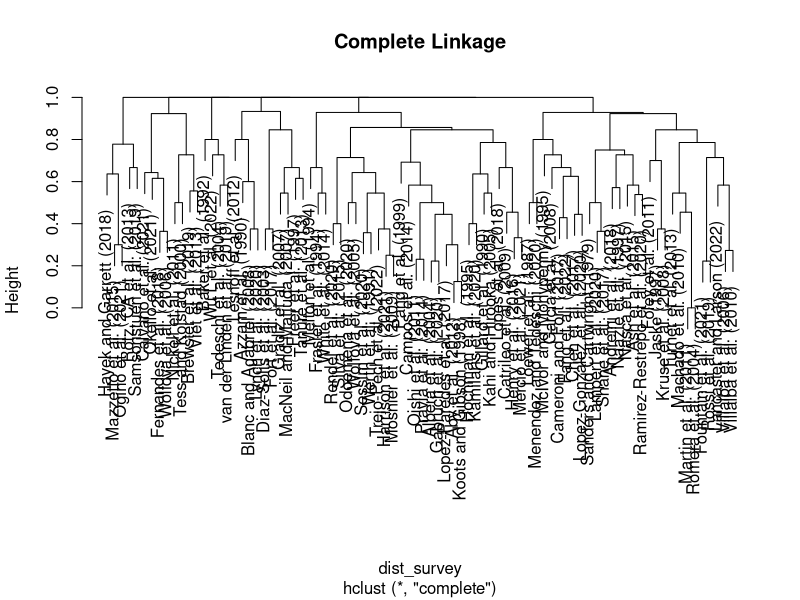
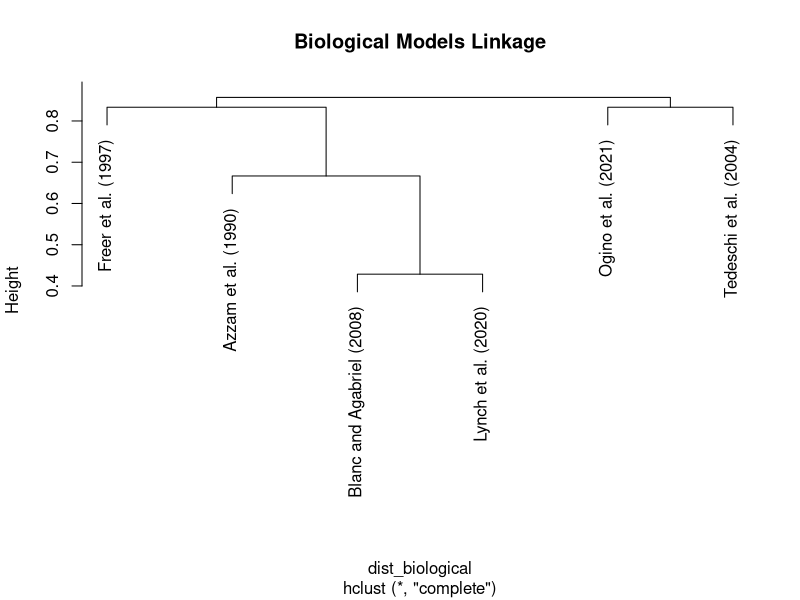
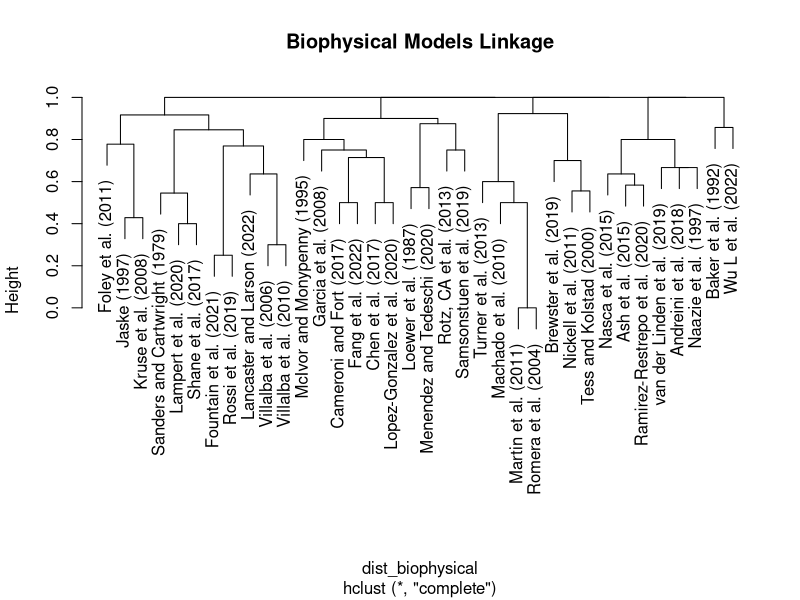
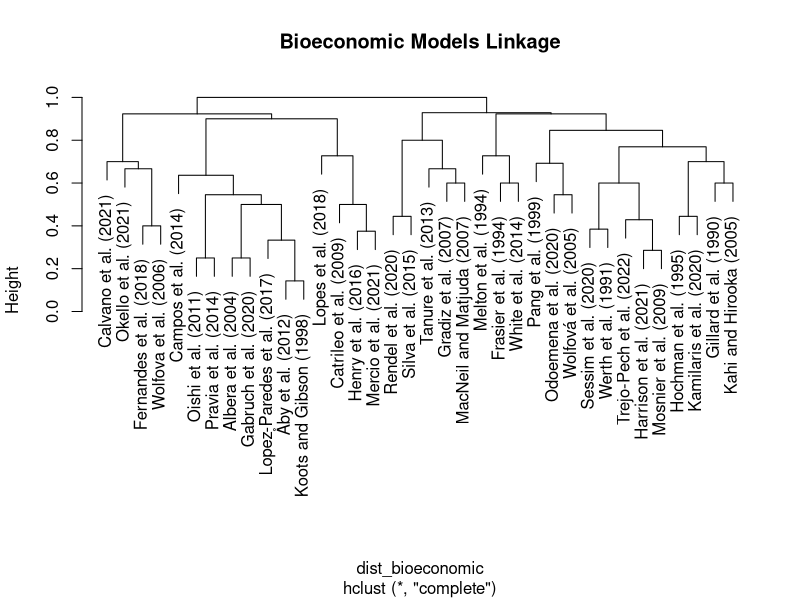
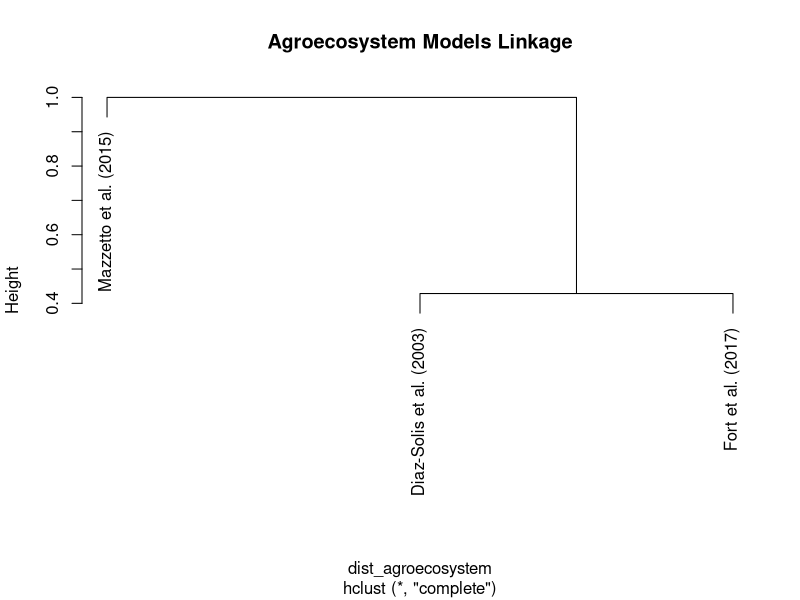
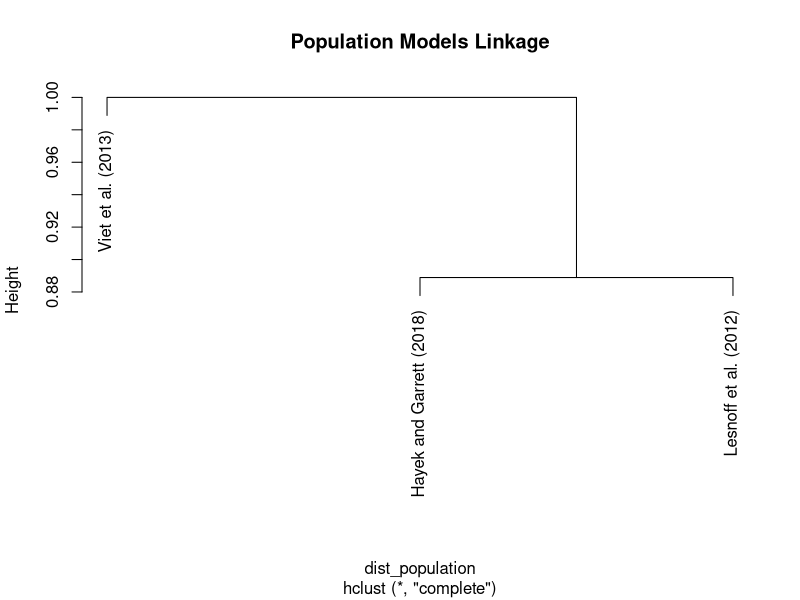

Reproduce these figures in R, in order.
library(tidyr)
library(dplyr)

#Load data and tidy it up
refdata <- read.csv(file = 'ClusterAnalyses/clusterAnalysis.csv')

row.names(refdata) <- refdata[,1]

# removing unwanted columns
refdata2 <- refdata[, -c(1, 22, 38:58)]

######### cluster analysis of all models #########
##################################################

#Using dist core package calculate distance between rows note this is for binary data
dist_survey <- dist(refdata2, method = 'binary')


#Using hclust core package this clusters rows based on the dissimilarity output
hc_complete <- hclust(dist_survey, method = "complete")


#Provide a plot of the output - there are other plotting options that might be better
plot(hc_complete, main = 'Complete Linkage')

#Put papers into groups using cutree function based on a cluster height
clust_complete <- cutree(hc_complete, h = 0.9)
segment_complete <- mutate(refdata2, cluster = clust_complete)
count(segment_complete, cluster)

subset(clust_complete, clust_complete == 1)
subset(clust_complete, clust_complete == 2)
subset(clust_complete, clust_complete == 3)
subset(clust_complete, clust_complete == 4)
subset(clust_complete, clust_complete == 5)
subset(clust_complete, clust_complete == 6)
subset(clust_complete, clust_complete == 7)
subset(clust_complete, clust_complete == 8)
subset(clust_complete, clust_complete == 9)
subset(clust_complete, clust_complete == 10)
subset(clust_complete, clust_complete == 11)


###### cluster analysis of biological models #####
##################################################

refdata3 <- subset(refdata2, Biological == 1)
Data_biological <- refdata3[, -c(1:5)]

#Using dist core package calculate distance between rows note this is for binary data
dist_biological <- dist(Data_biological, method = 'binary')


#Using hclust core package this clusters rows based on the dissimilarity output
hc_biological <- hclust(dist_biological, method = "complete")


#Provide a plot of the output - there are other plotting options that might be better
plot(hc_biological, main = 'Biological Models Linkage')

#Put papers into groups using cutree function based on a cluster height
clust_biological <- cutree(hc_biological, h = 0.9)
segment_biological <- mutate(Data_biological, cluster = clust_biological)
count(segment_biological, cluster)

subset(clust_biological, clust_biological == 1)


###### cluster analysis of biophysical models #####
##################################################

refdata4 <- subset(refdata2, Biophysical == 1)
Data_biophysical <- refdata4[, -c(1:5)]

#Using dist core package calculate distance between rows note this is for binary data
dist_biophysical <- dist(Data_biophysical, method = 'binary')


#Using hclust core package this clusters rows based on the dissimilarity output
hc_biophysical <- hclust(dist_biophysical, method = "complete")


#Provide a plot of the output - there are other plotting options that might be better
plot(hc_biophysical, main = 'Biophysical Models Linkage')

#Put papers into groups using cutree function based on a cluster height
clust_biophysical <- cutree(hc_biophysical, h = 0.9)
segment_biophysical <- mutate(Data_biophysical, cluster = clust_biophysical)
count(segment_biophysical, cluster)

subset(clust_biophysical, clust_biophysical == 1)
subset(clust_biophysical, clust_biophysical == 2)
subset(clust_biophysical, clust_biophysical == 3)
subset(clust_biophysical, clust_biophysical == 4)
subset(clust_biophysical, clust_biophysical == 5)
subset(clust_biophysical, clust_biophysical == 6)
subset(clust_biophysical, clust_biophysical == 7)


###### cluster analysis of bioeconomic models #####
##################################################

refdata5 <- subset(refdata2, Bioeconomic == 1)
Data_bioeconomic <- refdata5[, -c(1:5)]

#Using dist core package calculate distance between rows note this is for binary data
dist_bioeconomic <- dist(Data_bioeconomic, method = 'binary')


#Using hclust core package this clusters rows based on the dissimilarity output
hc_bioeconomic <- hclust(dist_bioeconomic, method = "complete")


#Provide a plot of the output - there are other plotting options that might be better
plot(hc_bioeconomic, main = 'Bioeconomic Models Linkage')


#Put papers into groups using cutree function based on a cluster height
clust_bioeconomic <- cutree(hc_bioeconomic, h = 0.9)
segment_bioeconomic <- mutate(Data_bioeconomic, cluster = clust_bioeconomic)
count(segment_bioeconomic, cluster)

subset(clust_bioeconomic, clust_bioeconomic == 1)
subset(clust_bioeconomic, clust_bioeconomic == 2)
subset(clust_bioeconomic, clust_bioeconomic == 3)
subset(clust_bioeconomic, clust_bioeconomic == 4)
subset(clust_bioeconomic, clust_bioeconomic == 5)


###### cluster analysis of agroecosystem models #####
##################################################

refdata6 <- subset(refdata2, Agroecosystem == 1)
Data_agroecosystem <- refdata6[, -c(1:5)]

#Using dist core package calculate distance between rows note this is for binary data
dist_agroecosystem <- dist(Data_agroecosystem, method = 'binary')


#Using hclust core package this clusters rows based on the dissimilarity output
hc_agroecosystem <- hclust(dist_agroecosystem, method = "complete")


#Provide a plot of the output - there are other plotting options that might be better
plot(hc_agroecosystem, main = 'Agroecosystem Models Linkage')


#Put papers into groups using cutree function based on a cluster height
clust_agroecosystem <- cutree(hc_agroecosystem, h = 0.9)
segment_agroecosystem <- mutate(Data_agroecosystem, cluster = clust_agroecosystem)
count(segment_agroecosystem, cluster)

subset(clust_agroecosystem, clust_agroecosystem == 1)
subset(clust_agroecosystem, clust_agroecosystem == 2)


###### cluster analysis of population models #####
##################################################

refdata7 <- subset(refdata2, Population == 1)
Data_population <- refdata7[, -c(1:5)]

#Using dist core package calculate distance between rows note this is for binary data
dist_population <- dist(Data_population, method = 'binary')


#Using hclust core package this clusters rows based on the dissimilarity output
hc_population <- hclust(dist_population, method = "complete")


#Provide a plot of the output - there are other plotting options that might be better
plot(hc_population, main = 'Population Models Linkage')


#Put papers into groups using cutree function based on a cluster height
clust_population <- cutree(hc_population, h = 0.9)
segment_population <- mutate(Data_population, cluster = clust_population)
count(segment_population, cluster)

subset(clust_population, clust_population == 1)
subset(clust_population, clust_population == 2)
